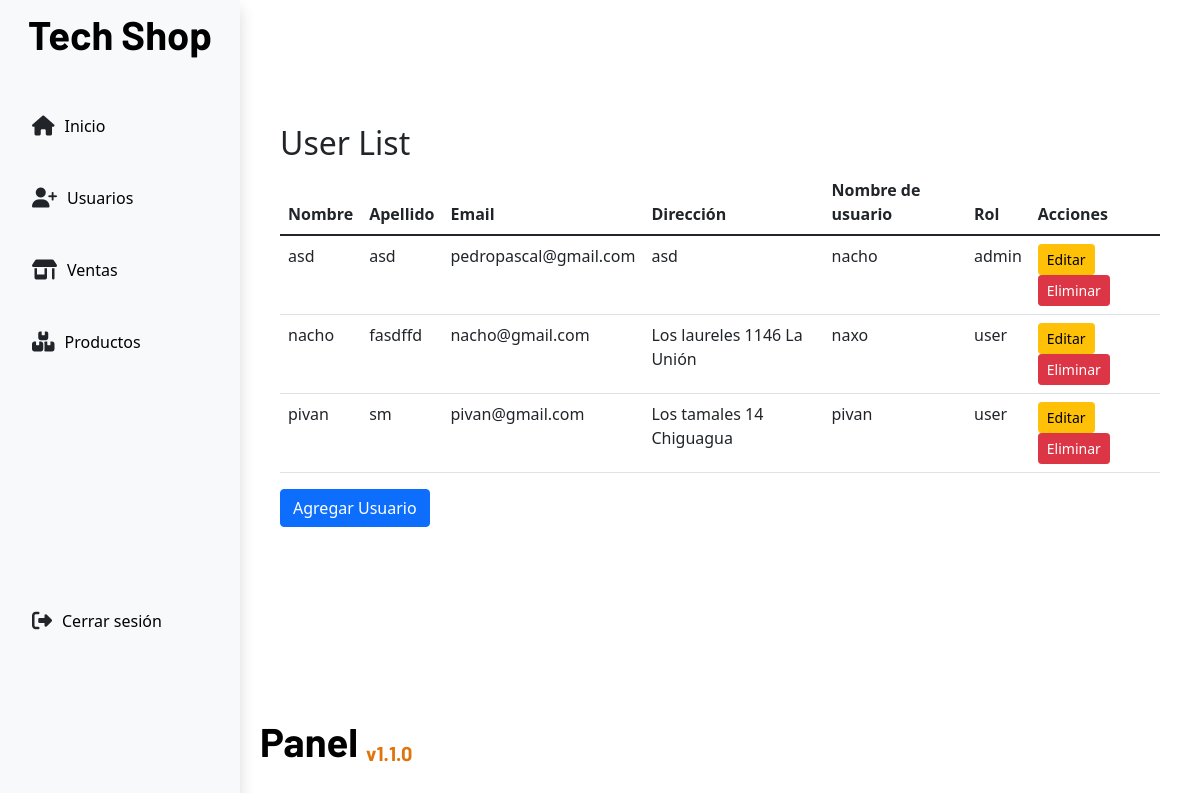
The page /dashboard/users/ (signed in) on the database as committed earlier.
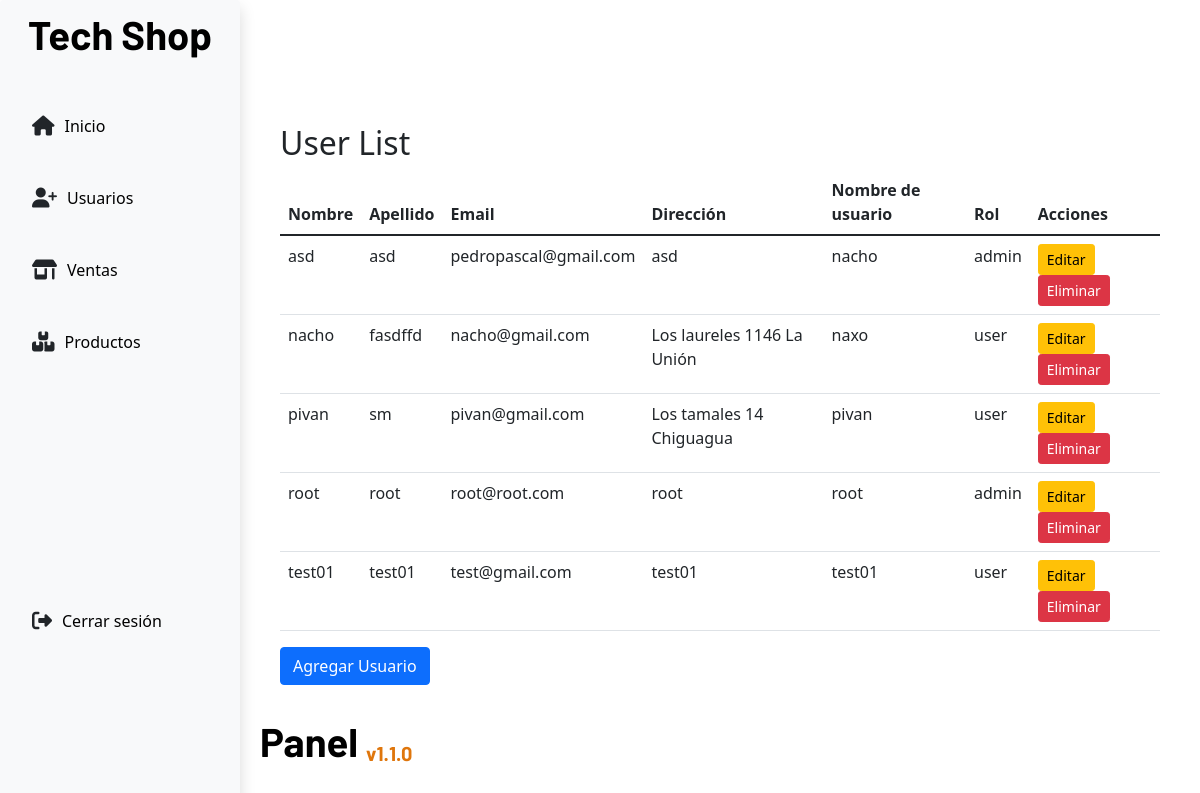
The same page on the database as committed later.
### app/models.py (models this page shows)
class Users(models.Model):
    name = models.CharField(max_length=60)
    lastname = models.CharField(max_length=60)
    email = models.EmailField(max_length=255, null=False)
    address = models.CharField(max_length=255,blank=True, null=True)
    username = models.CharField(max_length=50,null=False)
    password = models.BinaryField(max_length=50,null=False)
    credits = models.IntegerField(null=False,default=0)
    role = models.ForeignKey(Roles, on_delete=models.PROTECT, default=1)

class Roles(models.Model):
    role = models.CharField(max_length=50)

### app/views.py (the view)
# urls.py: path('dashboard/users/',views.userTable,name='userTable'),
def userTable(request):
    users = Users.objects.all()
    if request.method == 'GET':
        return render(request,'adShop/userCrud/userTable.html',{'users':users})

### app/context_processors.py (called while the page is built)
def is_auth(request):
    user_auth = request.session.get("isAuthenticated")
    role = request.session.get("role")
    return {
        "user_auth": user_auth,
        "role": role
    }

### app/templates/adShop/userCrud/userTable.html
{% extends 'adShop/base.html' %}
{% block content %}
<div class="container mt-5">
    <h2>User List</h2>
    <table class="table">
        <thead>
            <tr>
                <th scope="col">Nombre</th>
                <th scope="col">Apellido</th>
                <th scope="col">Email</th>
                <th scope="col">Dirección</th>
                <th scope="col">Nombre de usuario</th>
                <th scope="col">Rol</th>
                <th scope="col">Acciones</th>
            </tr>
        </thead>
        <tbody>
            {% for user in users %}
                <tr>
                    <td>{{user.name}}</td>
                    <td>{{user.lastname}}</td>
                    <td>{{user.email}}</td>
                    <td>{{user.address}}</td>
                    <td>{{user.username}}</td>
                    <td>{{user.role.role}}</td>
                    <td>
                        <a href="{%url 'updateUser' user.id%}" class="btn btn-sm btn-warning">Editar</a>
                        <a href="{%url 'deleteUser' user.id%}" class="btn btn-sm btn-danger">Eliminar</a>
                    </td>
                </tr>
            {% endfor %}
        </tbody>
    </table>
    <a href="{%url 'addUser'%}" class="btn btn-primary">Agregar Usuario</a>
</div>
{% endblock content %}

Rows that differ between the two databases and show on the page:
added Users: name "root", lastname "root", email "root@root.com", address "root", username "root", role.role "admin"
added Users: name "test01", lastname "test01", email "test@gmail.com", address "test01", username "test01", role.role "user"
